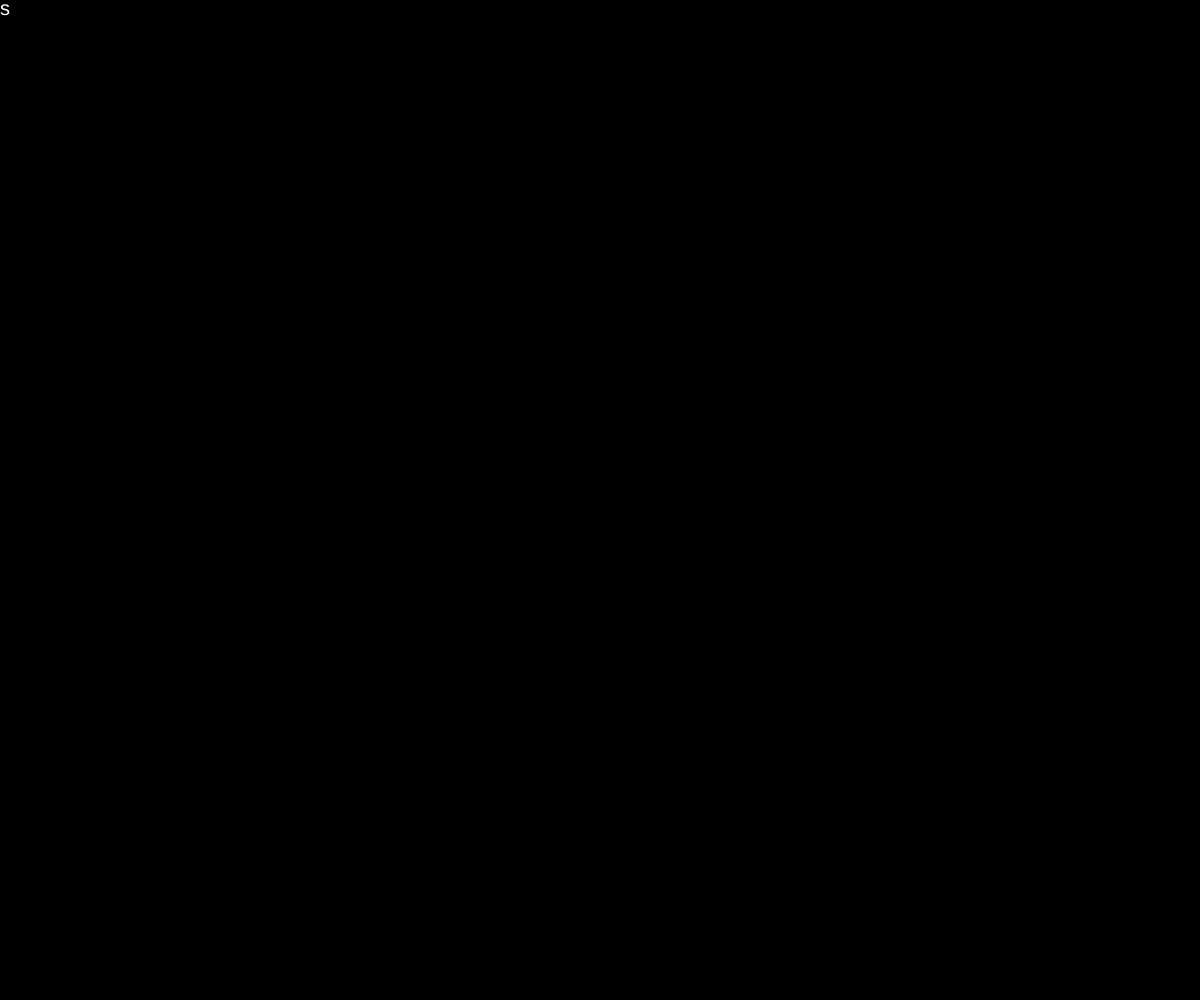
Frame 1 (no input)
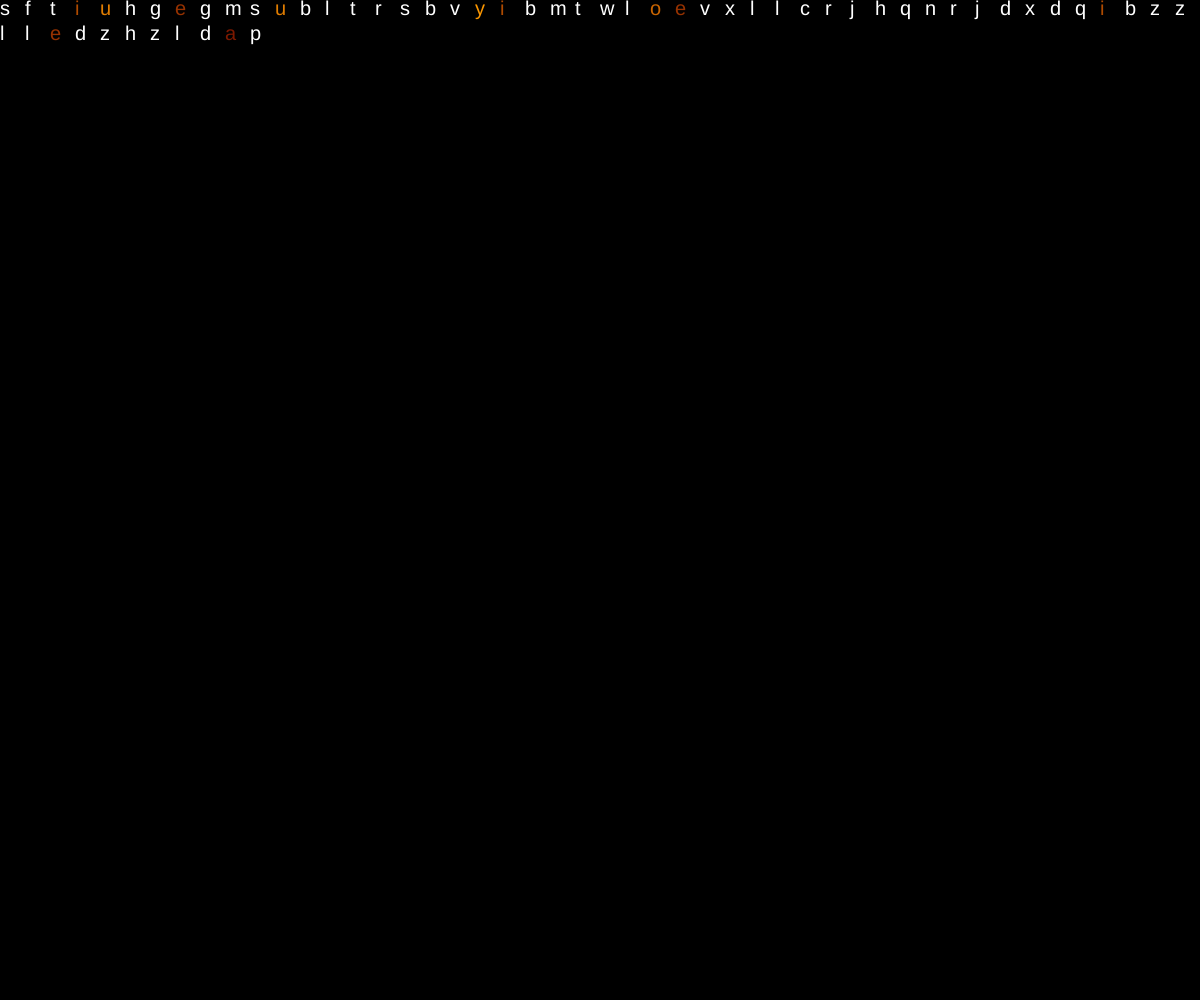
Frame 60 (no input)
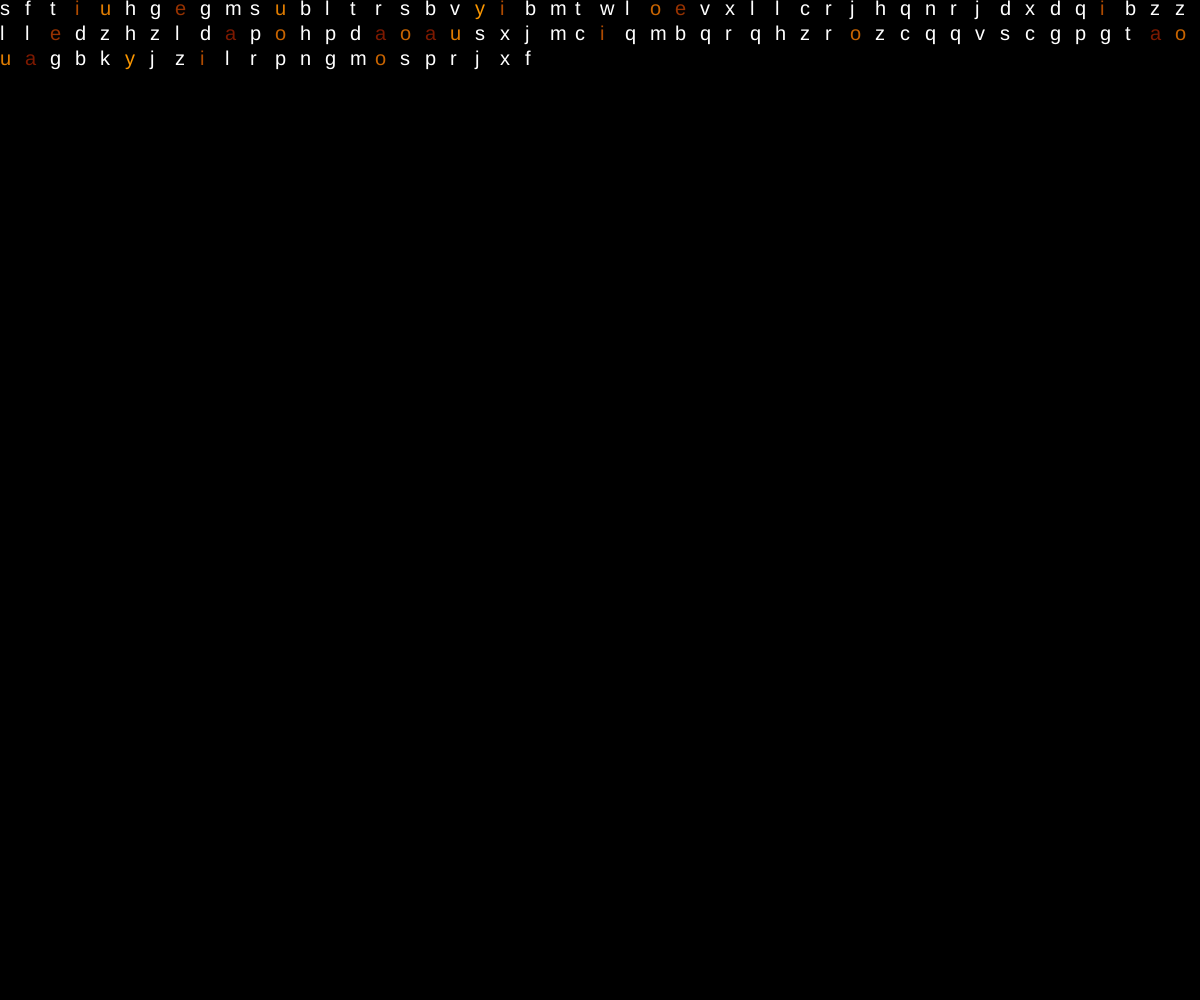
Frame 120 (the mouse pressed at the canvas centre since frame 60)

The p5.js sketch that drew these frames (run headless with seeded random() and noise() and a simulated clock; from frame 60 on, the mouse is pressed at the canvas centre):

// p5.js sketch
// ── sketch.js
let x = 0;
let y = 15;
let spacing = 25;
let alphabet;
let topNumber = 26;
let r = 0;
let g = 0;
let b = 0;

function setup() {
  createCanvas(windowWidth,windowHeight);
  background(0);
}

function draw() {

  alphabet = Alphabet('a', 'z');
  removeLetter();
  var r = floor(random(0,alphabet.length));
  var letter = alphabet[r];
  textSize(20);
  fill(255);
  colorVowels(letter, r, g, b);
  text(letter, x, y);
  x+=25;
  if (x > width) {
    x = 0;
    y += spacing;
  }
  if (y > height) {
    y = 0;
    x = 0;
  }

}

function Alphabet(charA, charZ) {
    var a = [], i = charA.charCodeAt(0), j = charZ.charCodeAt(0);
    for (; i <= j; ++i) {
        a.push(String.fromCharCode(i));
    }
    return a;
}



function colorVowels(letter) {
  switch (letter) {
    case 'a':
      fill(125,25,0);
      break;
    case 'e':
      fill(150,50,0);
      break;
    case 'i':
      fill(175,75,0);
      break;
    case 'o':
      fill(200,100,0);
      break;
    case 'u':
      fill(225,125,0);
      break;
    case 'y':
      fill(250,150,0);
      break;
    default:
      fill(255);
  }
}



function removeLetter() {
  if (keyIsDown(65)) {
    var remover = alphabet.indexOf("a");
      if (remover != -1) {
	       alphabet.splice(remover, 1);
       }
  }

  if (keyIsDown(66)) {
    var remover = alphabet.indexOf("b");
      if (remover != -1) {
	       alphabet.splice(remover, 1);
       }
  }

  if (keyIsDown(67)) {
    var remover = alphabet.indexOf("c");
      if (remover != -1) {
	       alphabet.splice(remover, 1);
       }
  }

  if (keyIsDown(68)) {
    var remover = alphabet.indexOf("d");
      if (remover != -1) {
	       alphabet.splice(remover, 1);
       }
  }

  if (keyIsDown(69)) {
    var remover = alphabet.indexOf("e");
      if (remover != -1) {
	       alphabet.splice(remover, 1);
       }
  }

  if (keyIsDown(70)) {
    var remover = alphabet.indexOf("f");
      if (remover != -1) {
	       alphabet.splice(remover, 1);
       }
  }

  if (keyIsDown(71)) {
    var remover = alphabet.indexOf("g");
      if (remover != -1) {
	       alphabet.splice(remover, 1);
       }
  }

  if (keyIsDown(72)) {
    var remover = alphabet.indexOf("h");
      if (remover != -1) {
	       alphabet.splice(remover, 1);
       }
  }

  if (keyIsDown(73)) {
    var remover = alphabet.indexOf("i");
      if (remover != -1) {
	       alphabet.splice(remover, 1);
       }
  }

  if (keyIsDown(74)) {
    var remover = alphabet.indexOf("j");
      if (remover != -1) {
	       alphabet.splice(remover, 1);
       }
  }

  if (keyIsDown(75)) {
    var remover = alphabet.indexOf("k");
      if (remover != -1) {
	       alphabet.splice(remover, 1);
       }
  }

  if (keyIsDown(76)) {
    var remover = alphabet.indexOf("l");
      if (remover != -1) {
	       alphabet.splice(remover, 1);
       }
  }

  if (keyIsDown(77)) {
    var remover = alphabet.indexOf("m");
      if (remover != -1) {
	       alphabet.splice(remover, 1);
       }
  }

  if (keyIsDown(78)) {
    var remover = alphabet.indexOf("n");
      if (remover != -1) {
	       alphabet.splice(remover, 1);
       }
  }

  if (keyIsDown(79)) {
    var remover = alphabet.indexOf("o");
      if (remover != -1) {
	       alphabet.splice(remover, 1);
       }
  }

  if (keyIsDown(80)) {
    var remover = alphabet.indexOf("p");
      if (remover != -1) {
	       alphabet.splice(remover, 1);
       }
  }

  if (keyIsDown(81)) {
    var remover = alphabet.indexOf("q");
      if (remover != -1) {
	       alphabet.splice(remover, 1);
       }
  }

  if (keyIsDown(82)) {
    var remover = alphabet.indexOf("r");
      if (remover != -1) {
	       alphabet.splice(remover, 1);
       }
  }

  if (keyIsDown(83)) {
    var remover = alphabet.indexOf("s");
      if (remover != -1) {
	       alphabet.splice(remover, 1);
       }
  }

  if (keyIsDown(84)) {
    var remover = alphabet.indexOf("t");
      if (remover != -1) {
	       alphabet.splice(remover, 1);
       }
  }

  if (keyIsDown(85)) {
    var remover = alphabet.indexOf("u");
      if (remover != -1) {
	       alphabet.splice(remover, 1);
       }
  }

  if (keyIsDown(86)) {
    var remover = alphabet.indexOf("v");
      if (remover != -1) {
	       alphabet.splice(remover, 1);
       }
  }

  if (keyIsDown(87)) {
    var remover = alphabet.indexOf("w");
      if (remover != -1) {
	       alphabet.splice(remover, 1);
       }
  }

  if (keyIsDown(88)) {
    var remover = alphabet.indexOf("x");
      if (remover != -1) {
	       alphabet.splice(remover, 1);
       }
  }

  if (keyIsDown(89)) {
    var remover = alphabet.indexOf("y");
      if (remover != -1) {
	       alphabet.splice(remover, 1);
       }
  }

  if (keyIsDown(90)) {
    var remover = alphabet.indexOf("z");
      if (remover != -1) {
	       alphabet.splice(remover, 1);
       }
  }
}

// ── style.css
html, body {
  height: 100vh;
  width: 100%
}

body {
  margin: 0;
  display: flex;
  flex-direction: column;
  justify-content: center;
  align-items: center;
}
